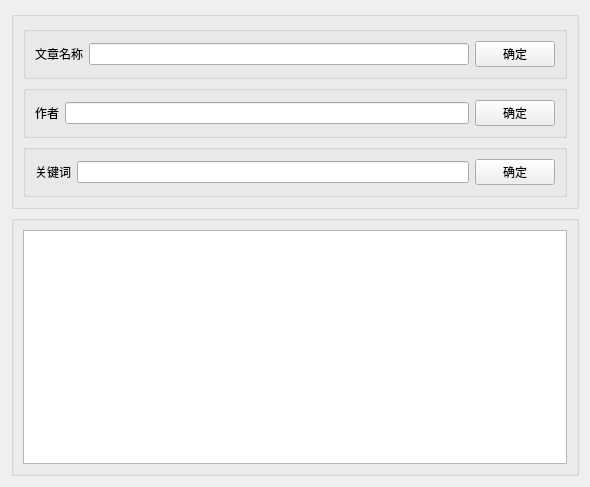
<?xml version="1.0" encoding="UTF-8"?>
<ui version="4.0">
 <class>searchContent</class>
 <widget class="QWidget" name="searchContent">
  <property name="geometry">
   <rect>
    <x>0</x>
    <y>0</y>
    <width>590</width>
    <height>487</height>
   </rect>
  </property>
  <property name="windowTitle">
   <string>Form</string>
  </property>
  <layout class="QVBoxLayout" name="verticalLayout_2">
   <item>
    <widget class="QGroupBox" name="groupBox_4">
     <property name="title">
      <string/>
     </property>
     <layout class="QVBoxLayout" name="verticalLayout">
      <item>
       <widget class="QGroupBox" name="groupBox">
        <property name="title">
         <string/>
        </property>
        <layout class="QHBoxLayout" name="horizontalLayout">
         <item>
          <widget class="QLabel" name="label">
           <property name="text">
            <string>文章名称</string>
           </property>
          </widget>
         </item>
         <item>
          <widget class="QLineEdit" name="lineEdit"/>
         </item>
         <item>
          <widget class="QPushButton" name="pushButton">
           <property name="text">
            <string>确定</string>
           </property>
          </widget>
         </item>
        </layout>
       </widget>
      </item>
      <item>
       <widget class="QGroupBox" name="groupBox_2">
        <property name="title">
         <string/>
        </property>
        <layout class="QHBoxLayout" name="horizontalLayout_2">
         <item>
          <widget class="QLabel" name="label_2">
           <property name="text">
            <string>作者</string>
           </property>
          </widget>
         </item>
         <item>
          <widget class="QLineEdit" name="lineEdit_2"/>
         </item>
         <item>
          <widget class="QPushButton" name="pushButton_2">
           <property name="text">
            <string>确定</string>
           </property>
          </widget>
         </item>
        </layout>
       </widget>
      </item>
      <item>
       <widget class="QGroupBox" name="groupBox_3">
        <property name="title">
         <string/>
        </property>
        <layout class="QHBoxLayout" name="horizontalLayout_3">
         <item>
          <widget class="QLabel" name="label_3">
           <property name="text">
            <string>关键词</string>
           </property>
          </widget>
         </item>
         <item>
          <widget class="QLineEdit" name="lineEdit_3"/>
         </item>
         <item>
          <widget class="QPushButton" name="pushButton_3">
           <property name="text">
            <string>确定</string>
           </property>
          </widget>
         </item>
        </layout>
       </widget>
      </item>
     </layout>
    </widget>
   </item>
   <item>
    <widget class="QGroupBox" name="groupBox_5">
     <property name="title">
      <string/>
     </property>
     <layout class="QHBoxLayout" name="horizontalLayout_4">
      <item>
       <widget class="QTableView" name="tableView"/>
      </item>
     </layout>
    </widget>
   </item>
  </layout>
 </widget>
 <resources/>
 <connections/>
</ui>
